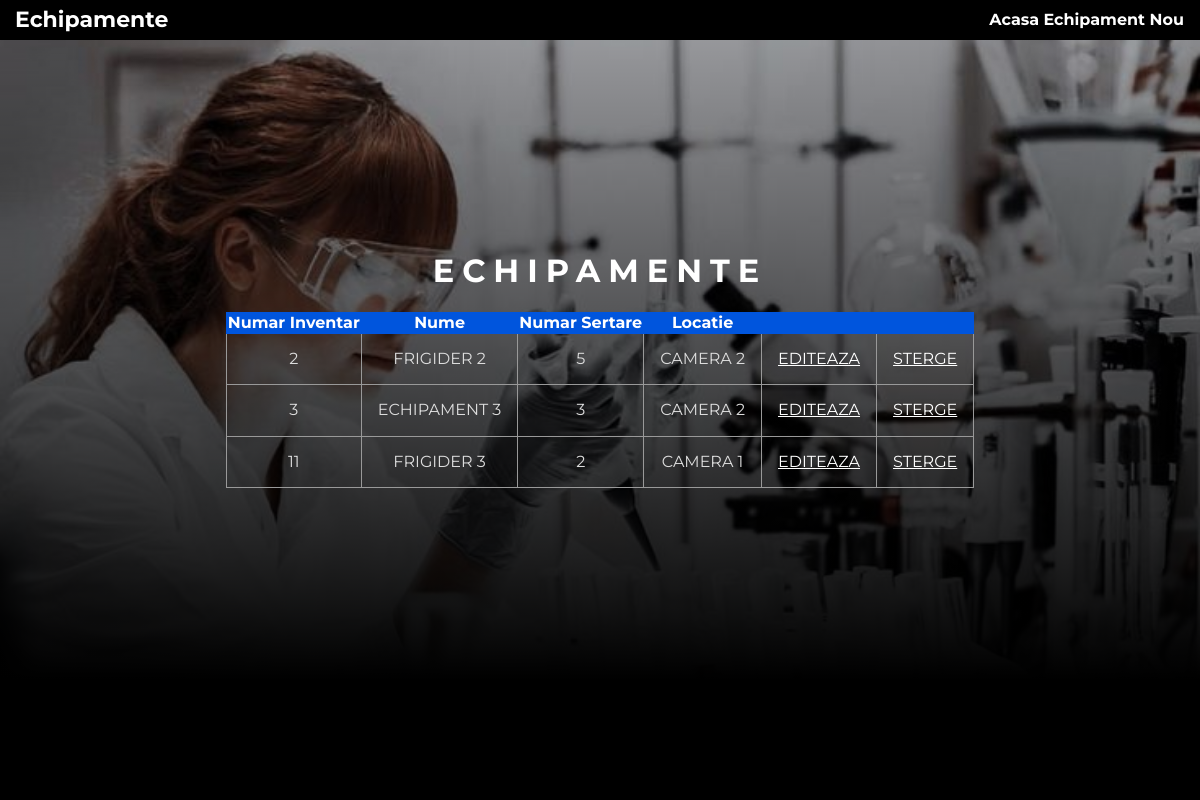
Page /public/doctor/echipamente/echipamente.php on the committed database.
### tables this page shows
CREATE TABLE `echipamente` (
  `id` int(3) NOT NULL,
  `echipament_nume` varchar(255) NOT NULL,
  `numar_sertare` tinyint(3) NOT NULL,
  `echipament_locatie` varchar(255) NOT NULL
);

### privat/functii.php (called while the page is built, shortened)
<?php
function url_for($script_path) {
  return WWW_ROOT . $script_path;
}
?>

### privat/query_functions.php (called while the page is built, shortened)
<?php
function toate_echipamentele() {
global $db;
$sql = "SELECT * FROM echipamente ";
$sql .= "ORDER BY id ASC";
$result = mysqli_query($db, $sql);
return $result;
}
?>

### public/doctor/echipamente/echipamente.php (the view, shortened to what this page needs)
<?php
$result_set = toate_echipamentele();
?>
<!DOCTYPE html>
<html lang="en">
<head>
    <link href="../../css/normalize.css" rel="stylesheet" >
    <link href="../css/style.css" rel="stylesheet" >
</head>
<body>
<header class="main-header">
        <div>
            <a href="#" class="main-header__brand"> Echipamente </a>
        </div>
        <nav class="main-nav">
            <ul class="main-nav__items">
                <li class="main-nav__item">
                    <a href="<?php echo url_for('/doctor/index.php'); ?>" >Acasa</a>
                    <a href="<?php echo url_for('/doctor/echipamente/adaugaechipament.php'); ?>" >Echipament Nou</a>
                </li>
            </ul>
        </nav>
    </header>
    <div class="wrapper" id="test">
        <div class="side left">
            <div class="image pacient"></div>
            <div class="caption">
                <h1>Echipamente</h1>
                <table class="lista">
                    <tr>
                        <th>Numar Inventar</th>
                        <th>Nume</th>
                        <th>Numar Sertare</th>
                        <th>Locatie</th>
                        <th>&nbsp;</th>
                        <th>&nbsp;</th>
                    </tr>
                <?php while($echipament = mysqli_fetch_assoc($result_set)) { ?>
                    <tr>
                        <td><?php echo $echipament['id']; ?></td>
                        <td><?php echo $echipament['echipament_nume']; ?> </td>
                        <td><?php echo $echipament['numar_sertare']; ?></td>
                        <td><?php echo $echipament['echipament_locatie']; ?> </td>
                        <td><a class="action link_culoare" href="<?php echo url_for('/doctor/echipamente/updateechipament.php?id=' . $echipament['id']); ?>">Editeaza</a></td>
                        <td><a class="action link_culoare" href="<?php echo url_for('/doctor/echipamente/stergeechipament.php?id=' . $echipament['id']); ?>">Sterge</a></td>
                    </tr>
                <?php };?>
                </table>
            </div>
        </div>
    </div>
    <footer class="main-footer">
        <nav>
            <ul class="main-footer__links">
            </ul>
        </nav>
    </footer>
</body>
</html>

### public/doctor/css/style.css (style rules this page uses)
body { font-family: 'Montserrat', sans-serif; }
.main-header { display:flex; width:100%; height:5vh; background-color: #000; color:#fff; top:0; left:0; align-items:center; justify-content: center; }
.main-header > div { display: inline-block; vertical-align: middle; padding-left:15px; }
.main-header__brand { color: #fff; text-decoration: none; font-weight: bold; font-size: 22px; }
.main-nav { display: inline-block; text-align: right; width: calc(100% - 74px); vertical-align: middle; }
.main-nav__items { margin: 0; padding: 0; list-style: none; }
.main-nav__item { display: inline-block; margin: 0 16px; }
.main-nav__item a { text-decoration: none; color: #fff; font-weight: bold; padding: 3px 0; }
.main-footer { display:flex; width:100%; height:15vh; background-color:#000; color:#fff; align-items:flex-end; justify-content:flex-end; }
.main-footer__links { list-style: none; margin: 0; padding: 0; text-align: center; }
.wrapper .left { width:100%; height:90vh; position:relative; display:flex; align-items:center; justify-content: center; overflow: hidden; }
.wrapper .image { width: 100%; height: 100%; background-size:cover; background-position: center; position:absolute; top:0; left:0; transition: 0.25s ease all; }
.pacient { background:url('../../img/logindoctor.jpg'); }
.wrapper .side::before { background: linear-gradient(0deg, rgba(0,0,0,1) 0%, rgba(0,0,0,0.13769257703081228) 100%); width:100%; height:100%; position:absolute; top:0; left:0; z-index:1; content:''; display:block; }
.wrapper .caption { position:relative; z-index:10; color:#fff; text-align:center; }
.wrapper .caption h1 { text-transform: uppercase; letter-spacing:0.25em; }
@media screen and (min-width:800px) { .wrapper { display:flex; } }
@media screen and (min-width:800px) { .wrapper .left { width:100%; height:80vh; align-items:center; justify-content: center; overflow: hidden; } }
.wrapper .caption table { border-collapse: collapse; vertical-align: top; }
.wrapper .caption table.lista { width: 100%; }
td { border: 1px solid #999999; padding: 1rem; text-align: center; text-transform: uppercase; color:#ddd; }
.link_culoare { color:#aaa; }
.wrapper .caption .lista tr th { border: 1px solid #0055DD; background: #0055DD; color: white; text-align: center; }

### rows in the picture
echipamente: id "2", echipament_nume "FRIGIDER 2", numar_sertare "5", echipament_locatie "CAMERA 2"
echipamente: id "3", echipament_nume "ECHIPAMENT 3", numar_sertare "3", echipament_locatie "CAMERA 2"
echipamente: id "11", echipament_nume "FRIGIDER 3", numar_sertare "2", echipament_locatie "CAMERA 1"
